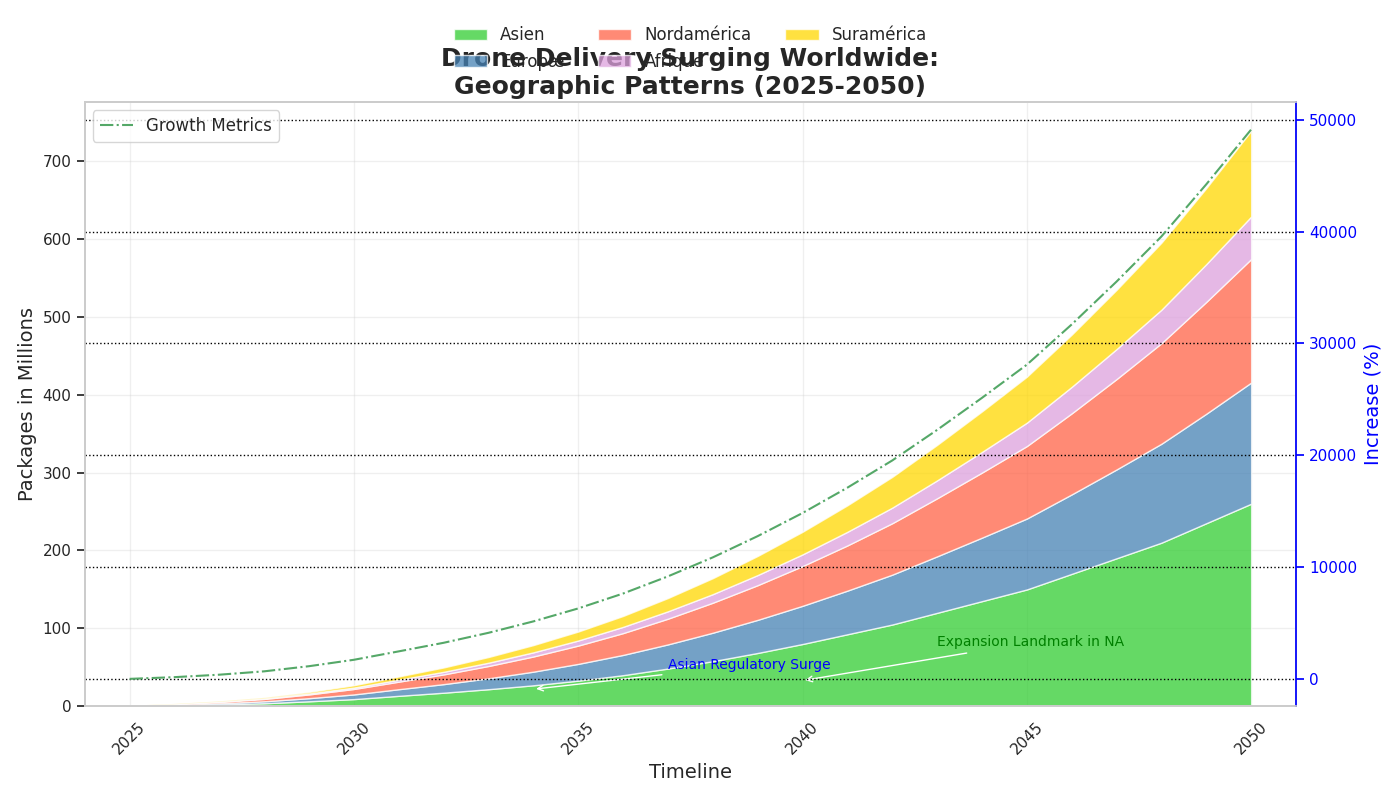

Here is the Python script that generated this plot:
import matplotlib.pyplot as plt
import numpy as np

years = np.arange(2025, 2051)

asia = np.array([0.5, 1.2, 2.5, 4.0, 6.5, 9.3, 13.5, 17.5, 22.0, 27.0, 33.0, 40.0, 48.5, 58.0, 68.5, 80.0, 92.5, 105.0, 120.0, 135.0, 150.0, 170.0, 190.0, 210.0, 235.0, 260.0])
europe = np.array([0.3, 0.8, 1.5, 2.5, 4.0, 6.0, 8.5, 11.0, 14.0, 17.5, 21.5, 26.0, 31.0, 36.5, 42.5, 49.0, 56.0, 64.0, 72.5, 81.5, 91.0, 102.0, 114.0, 127.0, 140.5, 155.5])
north_america = np.array([0.4, 1.0, 1.8, 3.0, 4.8, 7.0, 9.7, 12.5, 15.8, 19.5, 23.5, 28.0, 33.0, 38.5, 44.5, 51.0, 58.0, 66.0, 74.5, 83.5, 93.0, 104.0, 116.0, 129.0, 143.5, 158.5])
africa = np.array([0.1, 0.3, 0.5, 0.8, 1.2, 1.8, 2.5, 3.3, 4.2, 5.3, 6.5, 8.0, 9.5, 11.0, 13.0, 15.0, 17.5, 20.0, 23.0, 26.5, 30.0, 34.0, 38.5, 43.0, 48.5, 54.5])
south_america = np.array([0.2, 0.5, 0.8, 1.3, 2.0, 3.0, 4.2, 5.6, 7.3, 9.3, 11.5, 14.0, 17.0, 20.5, 24.5, 29.0, 34.0, 39.5, 45.5, 52.0, 59.0, 67.0, 76.0, 86.0, 97.5, 110.0])

fig, ax1 = plt.subplots(figsize=(14, 8))

new_colors = ['#32cd32', '#4682b4', '#ff6347', '#dda0dd', '#ffd700']

ax1.stackplot(years, asia, europe, north_america, africa, south_america, labels=['Asien', 'Europæ', 'Nordamérica', 'Afrique', 'Suramérica'], colors=new_colors, alpha=0.75)

ax1.set_title("Drone Delivery Surging Worldwide:\nGeographic Patterns (2025-2050)", fontsize=18, fontweight='bold')
ax1.set_xlabel('Timeline', fontsize=14)
ax1.set_ylabel('Packages in Millions', fontsize=14)
ax1.legend(loc='upper center', fontsize=12, bbox_to_anchor=(0.5, 1.15), ncol=3, frameon=False)
ax1.grid(True, linestyle='-', alpha=0.3)

ax1.set_xlim(2024, 2051)
ax1.set_xticks(np.arange(2025, 2051, 5))
ax1.tick_params(axis='x', rotation=45)

ax1.annotate('Asian Regulatory Surge', xy=(2034, 22), xytext=(2037, 48),
             arrowprops=dict(facecolor='grey', arrowstyle='->'), fontsize=10, color='blue')
ax1.annotate('Expansion Landmark in NA', xy=(2040, 33), xytext=(2043, 77),
             arrowprops=dict(facecolor='red', arrowstyle='->'), fontsize=10, color='green')

ax2 = ax1.twinx()
growth_rate = ((asia + europe + north_america + africa + south_america) /
               (asia[0] + europe[0] + north_america[0] + africa[0] + south_america[0]) - 1) * 100
ax2.plot(years, growth_rate, 'g-.', label='Growth Metrics')
ax2.set_ylabel('Increase (%)', fontsize=14)
ax2.yaxis.label.set_color('blue')
ax2.spines['right'].set_color('blue')
ax2.tick_params(axis='y', colors='blue')
ax2.legend(loc='upper left', fontsize=12)

plt.grid(which='both', linestyle=':', linewidth='1', color='black')
plt.tight_layout()

plt.show()
